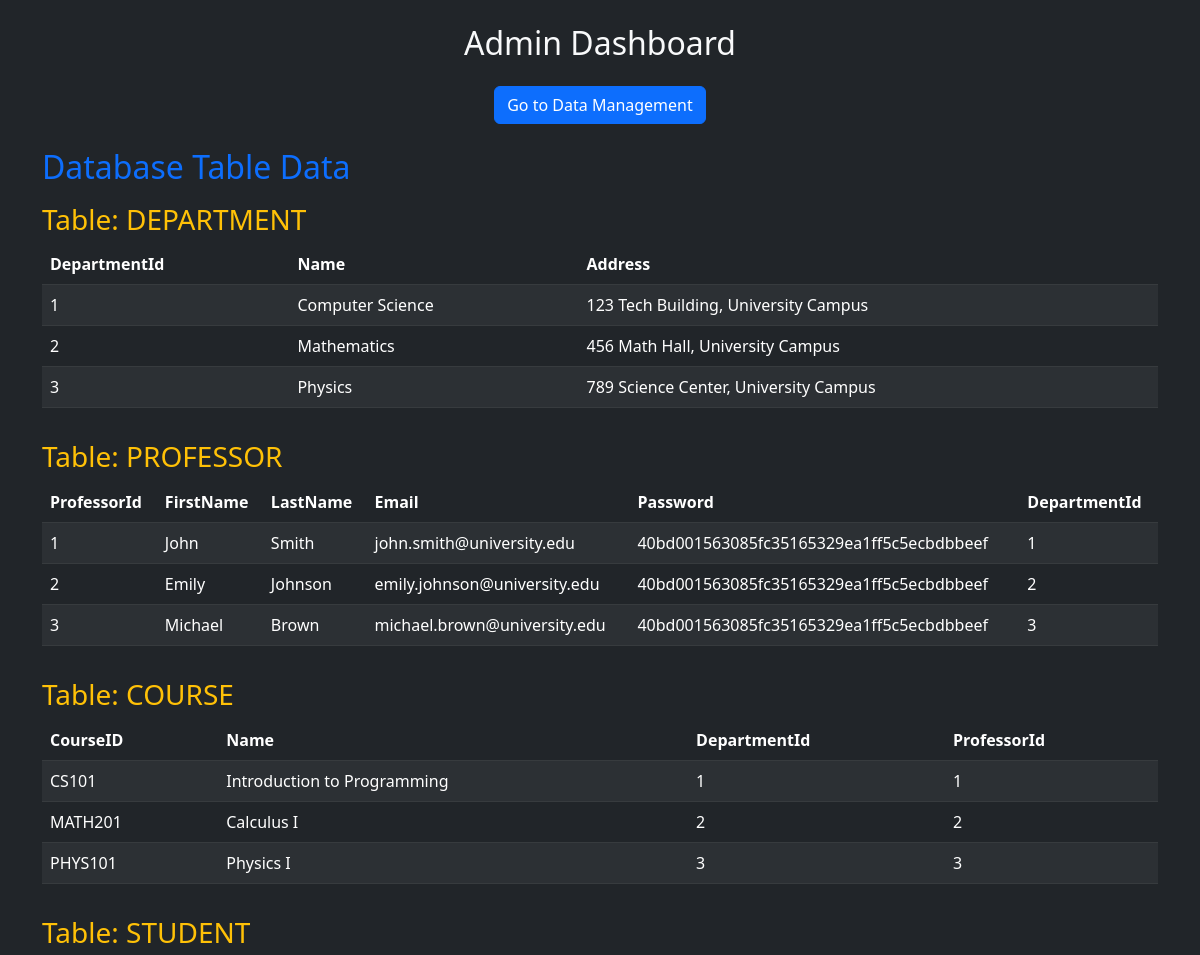
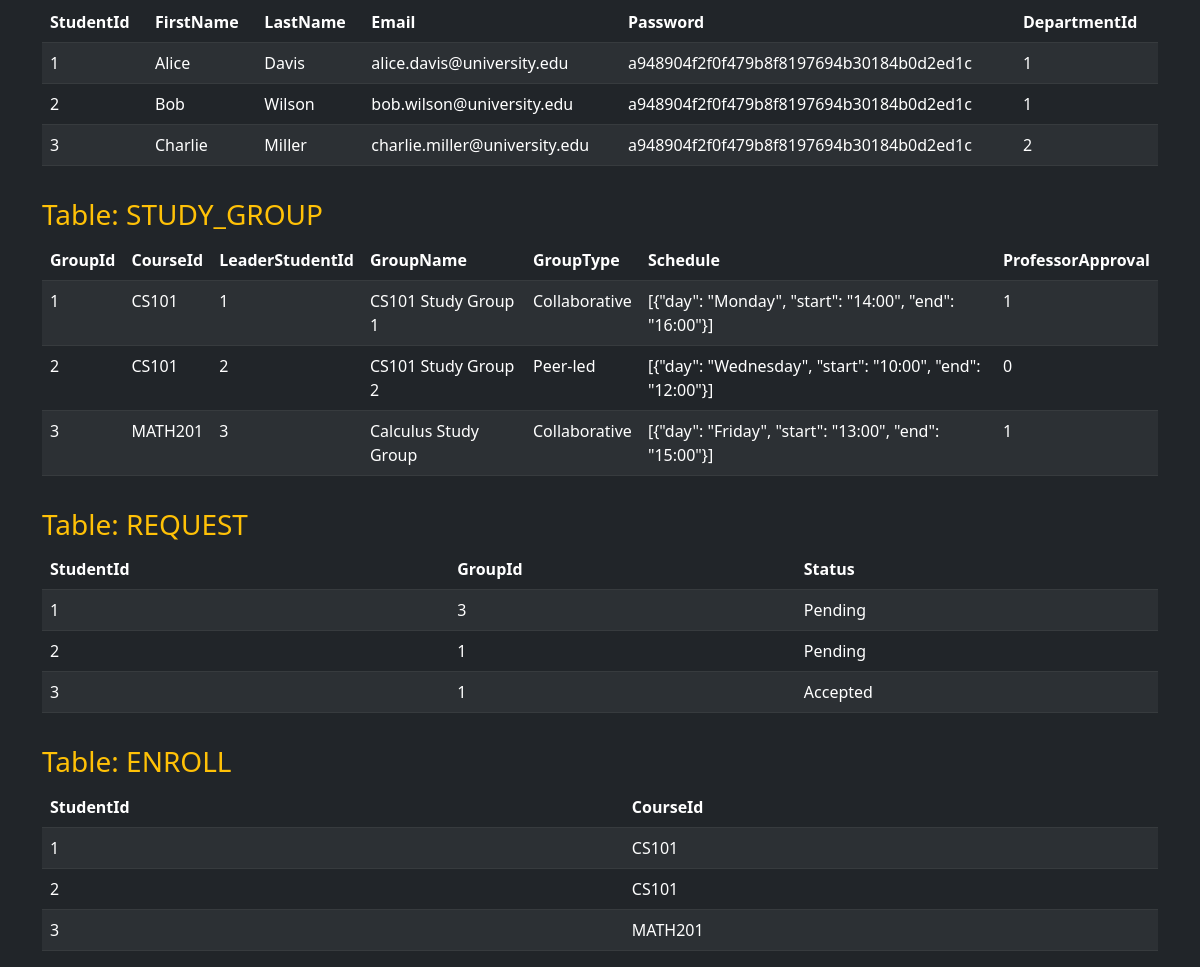
/admin/admin.php, run on the app's committed database (2 pictures, top to bottom).
### tables this page shows
CREATE TABLE IF NOT EXISTS DEPARTMENT (
    DepartmentId INT AUTO_INCREMENT PRIMARY KEY,
    Name VARCHAR(100) NOT NULL,
    Address TEXT
);

CREATE TABLE IF NOT EXISTS PROFESSOR (
    ProfessorId INT AUTO_INCREMENT PRIMARY KEY,
    FirstName VARCHAR(50) NOT NULL,
    LastName VARCHAR(50) NOT NULL,
    Email VARCHAR(100) NOT NULL UNIQUE,
    Password VARCHAR(255) NOT NULL,
    DepartmentId INT,
    FOREIGN KEY (DepartmentId) REFERENCES DEPARTMENT(DepartmentId) ON DELETE SET NULL
);

CREATE TABLE IF NOT EXISTS COURSE (
    CourseID VARCHAR(20) PRIMARY KEY,
    Name VARCHAR(100) NOT NULL,
    DepartmentId INT,
    ProfessorId INT,
    FOREIGN KEY (DepartmentId) REFERENCES DEPARTMENT(DepartmentId) ON DELETE SET NULL,
    FOREIGN KEY (ProfessorId) REFERENCES PROFESSOR(ProfessorId) ON DELETE SET NULL
);

CREATE TABLE IF NOT EXISTS STUDENT (
    StudentId INT AUTO_INCREMENT PRIMARY KEY UNIQUE,
    FirstName VARCHAR(50) NOT NULL,
    LastName VARCHAR(50) NOT NULL,
    Email VARCHAR(100) NOT NULL UNIQUE,
    Password VARCHAR(255) NOT NULL,
    DepartmentId INT,
    FOREIGN KEY (DepartmentId) REFERENCES DEPARTMENT(DepartmentId) ON DELETE SET NULL
);

CREATE TABLE IF NOT EXISTS STUDY_GROUP (
    GroupId INT AUTO_INCREMENT PRIMARY KEY,
    CourseId VARCHAR(20) NOT NULL,
    LeaderStudentId INT,
    GroupName VARCHAR(100),
    GroupType VARCHAR(50),
    Schedule JSON,
    ProfessorApproval BOOLEAN DEFAULT FALSE,
    FOREIGN KEY (CourseId) REFERENCES COURSE(CourseID) ON DELETE CASCADE,
    FOREIGN KEY (LeaderStudentId) REFERENCES STUDENT(StudentId) ON DELETE SET NULL
);

CREATE TABLE IF NOT EXISTS REQUEST (
    StudentId INT,
    GroupId INT,
    Status ENUM('Pending', 'Accepted', 'Rejected') DEFAULT 'Pending',
    PRIMARY KEY (StudentId, GroupId),
    FOREIGN KEY (StudentId) REFERENCES STUDENT(StudentId) ON DELETE CASCADE,
    FOREIGN KEY (GroupId) REFERENCES STUDY_GROUP(GroupId) ON DELETE CASCADE
);

CREATE TABLE IF NOT EXISTS ENROLL (
    StudentId INT,
    CourseId VARCHAR(20),
    PRIMARY KEY (StudentId, CourseId),
    FOREIGN KEY (StudentId) REFERENCES STUDENT(StudentId) ON DELETE CASCADE,
    FOREIGN KEY (CourseId) REFERENCES COURSE(CourseID) ON DELETE CASCADE
);

### admin/admin.php (the view, shortened to what this page needs)
<?php
$servername = "mysql";
$username = "root";
$password = "";
$dbname = "study_group_matcher";
$conn = new mysqli($servername, $username, $password);
$sql = "CREATE DATABASE IF NOT EXISTS $dbname";
$conn->query($sql);
$conn->select_db($dbname);
?>
<!DOCTYPE html>
<html>
<head>
    <link href="https://cdn.jsdelivr.net/npm/bootstrap@5.3.0/dist/css/bootstrap.min.css" rel="stylesheet">
</head>
<body class="bg-dark text-light">
    <div class="container mt-4">
        <h2 class="text-center">Admin Dashboard</h2>
        <div class="text-center mt-4">
            <form action="manage.php" method="get">
                <button type="submit" class="btn btn-primary">Go to Data Management</button>
            </form>
        </div>
        <h2 class="mt-4 text-primary">Database Table Data</h2>
        <?php
        foreach (array_keys($tables) as $table) {
            echo "<h3 class='text-warning mt-3'>Table: $table</h3>";
            $result = $conn->query("SELECT * FROM $table");
            if ($result->num_rows > 0) {
                echo "<div class='table-responsive'><table class='table table-dark table-striped'>";
                echo "<thead class='thead-light'><tr>";
                while ($field = $result->fetch_field()) {
                    echo "<th>{$field->name}</th>";
                }
                echo "</tr></thead><tbody>";
                while ($row = $result->fetch_assoc()) {
                    echo "<tr>";
                    foreach ($row as $value) {
                        echo "<td>$value</td>";
                    }
                    echo "</tr>";
                }
                echo "</tbody></table></div>";
            } else {
                echo "<p class='text-muted'>No data available.</p>";
            }
        }
        ?>
    </div>
</body>
</html>

### data on the page
department: DepartmentId "1", Name "Computer Science", Address "123 Tech Building, University Campus"
department: DepartmentId "2", Name "Mathematics", Address "456 Math Hall, University Campus"
department: DepartmentId "3", Name "Physics", Address "789 Science Center, University Campus"
professor: value "1", FirstName "John", LastName "Smith", Email "john.smith@university.edu", Password "40bd001563085fc35165329ea1ff5c5ecbdbbeef"
professor: value "2", FirstName "Emily", LastName "Johnson", Email "emily.johnson@university.edu", Password "40bd001563085fc35165329ea1ff5c5ecbdbbeef"
professor: value "3", FirstName "Michael", LastName "Brown", Email "michael.brown@university.edu", Password "40bd001563085fc35165329ea1ff5c5ecbdbbeef"
course: CourseID "CS101", Name "Introduction to Programming", value "1"
course: CourseID "MATH201", Name "Calculus I", value "2"
course: CourseID "PHYS101", Name "Physics I", value "3"
student: value "1", FirstName "Alice", LastName "Davis", Email "alice.davis@university.edu", Password "a948904f2f0f479b8f8197694b30184b0d2ed1c"
student: StudentId "2", FirstName "Bob", LastName "Wilson", Email "bob.wilson@university.edu", Password "a948904f2f0f479b8f8197694b30184b0d2ed1c", DepartmentId "1"
student: StudentId "3", FirstName "Charlie", LastName "Miller", Email "charlie.miller@university.edu", Password "a948904f2f0f479b8f8197694b30184b0d2ed1c", DepartmentId "2"
study_group: value "1", CourseId "CS101", GroupName "CS101 Study Group 1", GroupType "Collaborative", Schedule "[{\"day\": \"Monday\", \"start\": \"14:00\", \"end\": \"16:00\"}]"
study_group: value "2", CourseId "CS101", GroupName "CS101 Study Group 2", GroupType "Peer-led", Schedule "[{\"day\": \"Wednesday\", \"start\": \"10:00\", \"end\": \"12:00\"}]", ProfessorApproval "0"
study_group: value "3", CourseId "MATH201", GroupName "Calculus Study Group", GroupType "Collaborative", Schedule "[{\"day\": \"Friday\", \"start\": \"13:00\", \"end\": \"15:00\"}]", ProfessorApproval "1"
request: StudentId "1", GroupId "3", Status "Pending"
request: StudentId "2", GroupId "1", Status "Pending"
request: StudentId "3", GroupId "1", Status "Accepted"
enroll: StudentId "1", CourseId "CS101"
enroll: StudentId "2", CourseId "CS101"
enroll: StudentId "3", CourseId "MATH201"

### other printed values
$table "DEPARTMENT"
$field->name "DepartmentId"
$field->name "Name"
$field->name "Address"
$table "PROFESSOR"
$field->name "ProfessorId"
$field->name "FirstName"
$field->name "LastName"
$field->name "Email"
$field->name "Password"
$table "COURSE"
$field->name "CourseID"
$table "STUDENT"
$field->name "StudentId"
$table "STUDY_GROUP"
